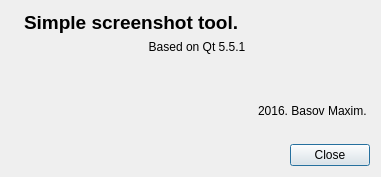
<?xml version="1.0" encoding="UTF-8"?>
<ui version="4.0">
 <class>AboutDialog</class>
 <widget class="QDialog" name="AboutDialog">
  <property name="geometry">
   <rect>
    <x>0</x>
    <y>0</y>
    <width>381</width>
    <height>177</height>
   </rect>
  </property>
  <property name="minimumSize">
   <size>
    <width>381</width>
    <height>177</height>
   </size>
  </property>
  <property name="maximumSize">
   <size>
    <width>381</width>
    <height>177</height>
   </size>
  </property>
  <property name="font">
   <font>
    <stylestrategy>PreferAntialias</stylestrategy>
   </font>
  </property>
  <property name="windowTitle">
   <string>About</string>
  </property>
  <layout class="QVBoxLayout" name="verticalLayout_2">
   <item>
    <layout class="QHBoxLayout" name="horizontalLayout">
     <item>
      <widget class="QLabel" name="label">
       <property name="sizePolicy">
        <sizepolicy hsizetype="Maximum" vsizetype="Maximum">
         <horstretch>0</horstretch>
         <verstretch>0</verstretch>
        </sizepolicy>
       </property>
       <property name="text">
        <string/>
       </property>
       <property name="pixmap">
        <pixmap resource="res.qrc">:/mainico.png</pixmap>
       </property>
      </widget>
     </item>
     <item>
      <layout class="QVBoxLayout" name="verticalLayout">
       <item>
        <widget class="QLabel" name="label_2">
         <property name="font">
          <font>
           <pointsize>14</pointsize>
           <weight>75</weight>
           <bold>true</bold>
          </font>
         </property>
         <property name="text">
          <string>Simple screenshot tool.</string>
         </property>
        </widget>
       </item>
       <item>
        <widget class="QLabel" name="label_3">
         <property name="text">
          <string>Based on Qt 5.5.1</string>
         </property>
         <property name="alignment">
          <set>Qt::AlignCenter</set>
         </property>
        </widget>
       </item>
       <item>
        <spacer name="verticalSpacer">
         <property name="orientation">
          <enum>Qt::Vertical</enum>
         </property>
         <property name="sizeHint" stdset="0">
          <size>
           <width>20</width>
           <height>40</height>
          </size>
         </property>
        </spacer>
       </item>
       <item>
        <widget class="QLabel" name="label_4">
         <property name="text">
          <string/>
         </property>
        </widget>
       </item>
       <item>
        <widget class="QLabel" name="label_5">
         <property name="text">
          <string>2016. Basov Maxim. </string>
         </property>
         <property name="alignment">
          <set>Qt::AlignRight|Qt::AlignTrailing|Qt::AlignVCenter</set>
         </property>
        </widget>
       </item>
       <item>
        <widget class="QLabel" name="label_6">
         <property name="text">
          <string/>
         </property>
        </widget>
       </item>
      </layout>
     </item>
    </layout>
   </item>
   <item>
    <widget class="QDialogButtonBox" name="buttonBox">
     <property name="orientation">
      <enum>Qt::Horizontal</enum>
     </property>
     <property name="standardButtons">
      <set>QDialogButtonBox::Close</set>
     </property>
     <property name="centerButtons">
      <bool>false</bool>
     </property>
    </widget>
   </item>
  </layout>
 </widget>
 <resources>
  <include location="res.qrc"/>
 </resources>
 <connections>
  <connection>
   <sender>buttonBox</sender>
   <signal>accepted()</signal>
   <receiver>AboutDialog</receiver>
   <slot>accept()</slot>
   <hints>
    <hint type="sourcelabel">
     <x>248</x>
     <y>254</y>
    </hint>
    <hint type="destinationlabel">
     <x>157</x>
     <y>274</y>
    </hint>
   </hints>
  </connection>
  <connection>
   <sender>buttonBox</sender>
   <signal>rejected()</signal>
   <receiver>AboutDialog</receiver>
   <slot>reject()</slot>
   <hints>
    <hint type="sourcelabel">
     <x>316</x>
     <y>260</y>
    </hint>
    <hint type="destinationlabel">
     <x>286</x>
     <y>274</y>
    </hint>
   </hints>
  </connection>
 </connections>
</ui>
